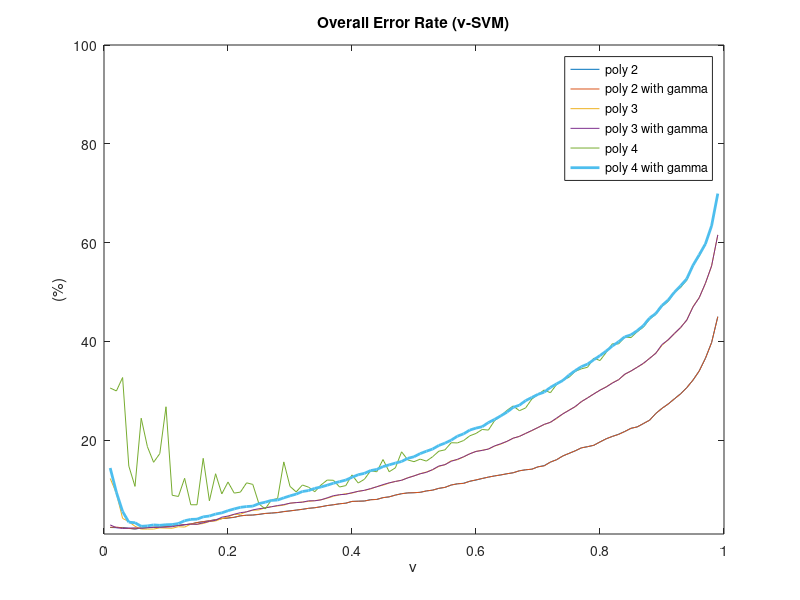
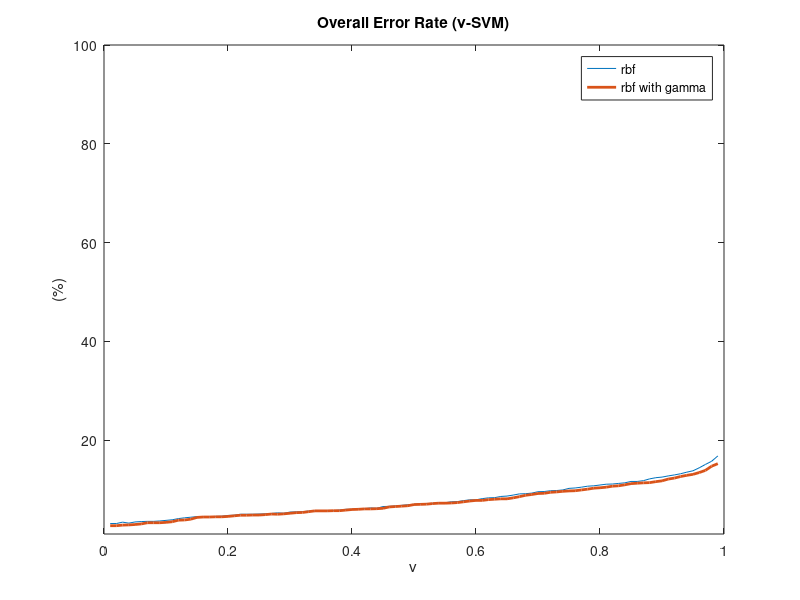

Reproduce these figures in MATLAB, in order.
file = csvread('nuSVM_poly.csv');
nu = file(1:99, 1);
nu_rate_poly2 = file(1:99, 2);
nu_rate_poly3 = file(101:199, 2);
nu_rate_poly4 = file(201:299, 2);
file = csvread('nuSVM_rbf.csv');
nu_rate_rbf = file(1:99, 2);

file = csvread('nuSVM_gamma_poly.csv');
nu_rate_poly2g = file(1:99, 2);
nu_rate_poly3g = file(101:199, 2);
nu_rate_poly4g = file(201:299, 2);
file = csvread('nuSVM_gamma_rbf.csv');
nu_rate_rbfg = file(1:99, 2);

plot(nu, nu_rate_poly2, ...
     nu, nu_rate_poly2g, ...
     nu, nu_rate_poly3, ...
     nu, nu_rate_poly3g, ...
     nu, nu_rate_poly4, ...
     nu, nu_rate_poly4g, ...
    'LineWidth', 2)
legend('poly 2', 'poly 2 with gamma', ...
       'poly 3', 'poly 3 with gamma', ...
       'poly 4', 'poly 4 with gamma')
title('Overall Error Rate (\nu-SVM)')
xlabel('\nu')
ylabel('(%)')
ylim([1 100])

figure
plot(nu, nu_rate_rbf, ...
     nu, nu_rate_rbfg, ... 
     'LineWidth', 2)
legend('rbf', 'rbf with gamma')
title('Overall Error Rate (\nu-SVM)')
xlabel('\nu')
ylabel('(%)')
ylim([1 100])